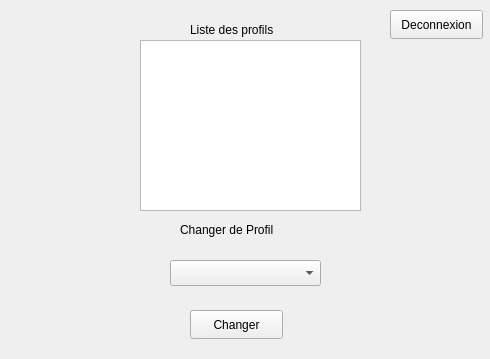
<?xml version="1.0" encoding="UTF-8"?>
<ui version="4.0">
 <class>ProfilList</class>
 <widget class="QWidget" name="ProfilList">
  <property name="geometry">
   <rect>
    <x>0</x>
    <y>0</y>
    <width>490</width>
    <height>359</height>
   </rect>
  </property>
  <property name="windowTitle">
   <string>Form</string>
  </property>
  <widget class="QLabel" name="label">
   <property name="geometry">
    <rect>
     <x>190</x>
     <y>20</y>
     <width>141</width>
     <height>20</height>
    </rect>
   </property>
   <property name="text">
    <string>Liste des profils</string>
   </property>
  </widget>
  <widget class="QComboBox" name="comboBox">
   <property name="geometry">
    <rect>
     <x>170</x>
     <y>260</y>
     <width>151</width>
     <height>26</height>
    </rect>
   </property>
  </widget>
  <widget class="QLabel" name="label_2">
   <property name="geometry">
    <rect>
     <x>180</x>
     <y>220</y>
     <width>131</width>
     <height>20</height>
    </rect>
   </property>
   <property name="text">
    <string>Changer de Profil</string>
   </property>
  </widget>
  <widget class="QPushButton" name="pushButton">
   <property name="geometry">
    <rect>
     <x>190</x>
     <y>310</y>
     <width>93</width>
     <height>29</height>
    </rect>
   </property>
   <property name="text">
    <string>Changer</string>
   </property>
  </widget>
  <widget class="QPushButton" name="pushButton_2">
   <property name="geometry">
    <rect>
     <x>390</x>
     <y>10</y>
     <width>93</width>
     <height>29</height>
    </rect>
   </property>
   <property name="text">
    <string>Deconnexion</string>
   </property>
  </widget>
  <widget class="QTextBrowser" name="textBrowser">
   <property name="geometry">
    <rect>
     <x>140</x>
     <y>40</y>
     <width>221</width>
     <height>171</height>
    </rect>
   </property>
  </widget>
 </widget>
 <resources/>
 <connections/>
</ui>
